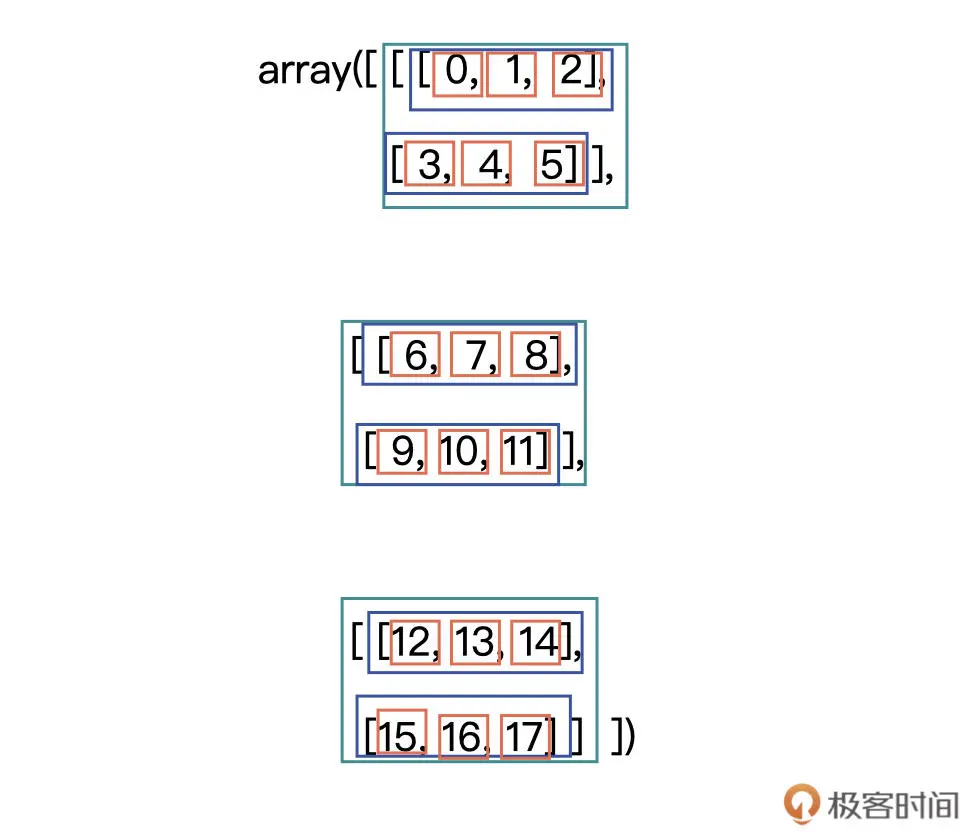
#> input picture images/pytorch_2.png, 977 x 838 px
$ python 8_rgb_pillow.py
#> lines starting #> are read from the running program, lines starting #| are printed output that depends on the picture
from PIL import Image
from matplotlib import pyplot as plt
import numpy as np

im = Image.open("../../images/pytorch_2.png")
#> im is the input picture: PIL image 977x838 RGB; mean R, G, B 246.9, 246.6, 246.9
im_pillow = np.asarray(im)

im_pillow_c1 = im_pillow[:, :, 0]
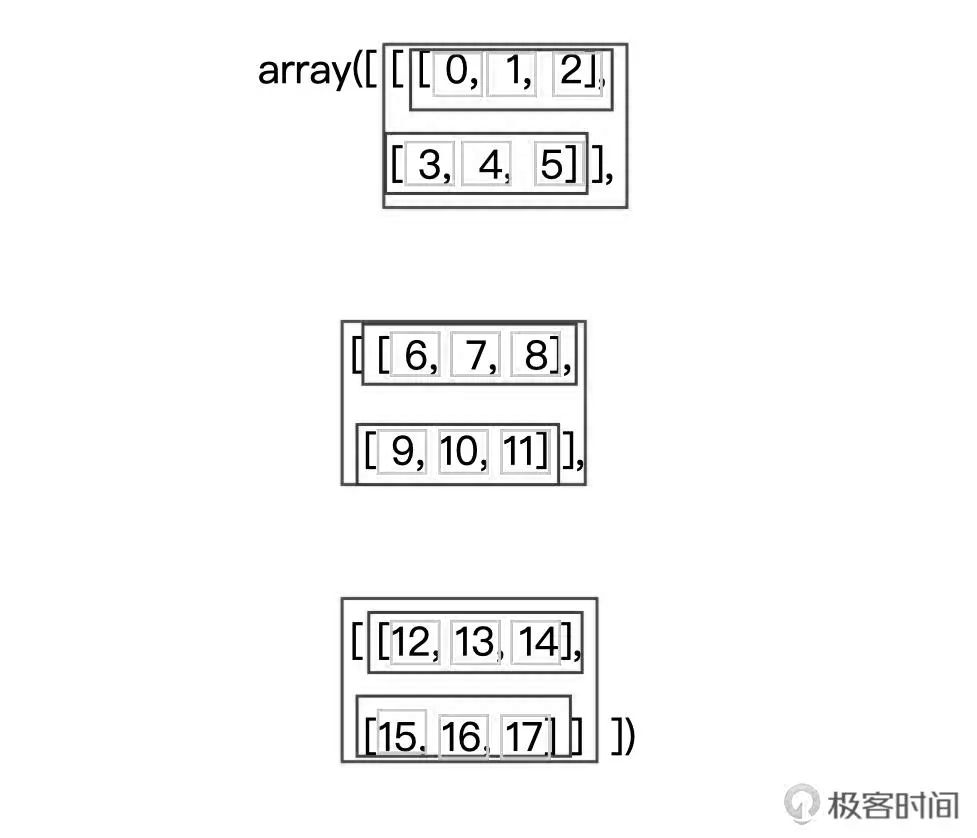
#> im_pillow_c1: shape (838, 977); min 0, max 255, mean 246.9
im_pillow_c2 = im_pillow[:, :, 1]
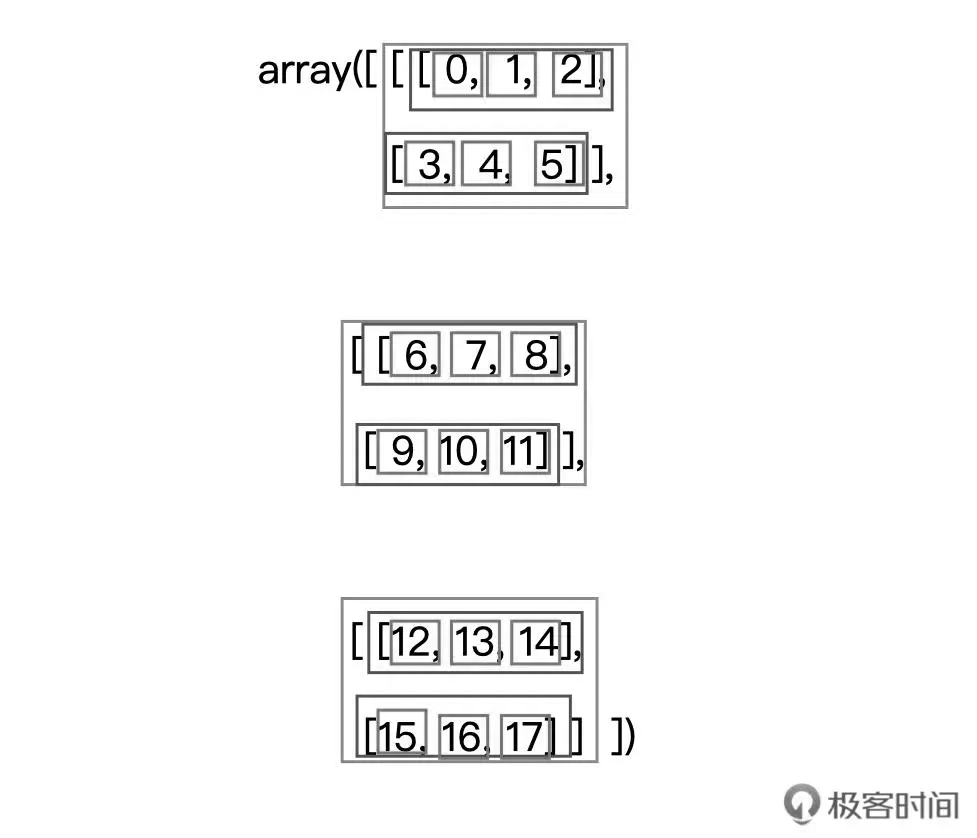
#> im_pillow_c2: shape (838, 977); min 0, max 255, mean 246.6
im_pillow_c3 = im_pillow[:, :, 2]

zeros = np.zeros((im_pillow.shape[0], im_pillow.shape[1], 2))
im_pillow_c1 = im_pillow_c1[:, :, np.newaxis]
im_pillow_c2_3ch = np.zeros(im_pillow.shape)
im_pillow_c2_3ch[:, :, 1] = im_pillow_c2
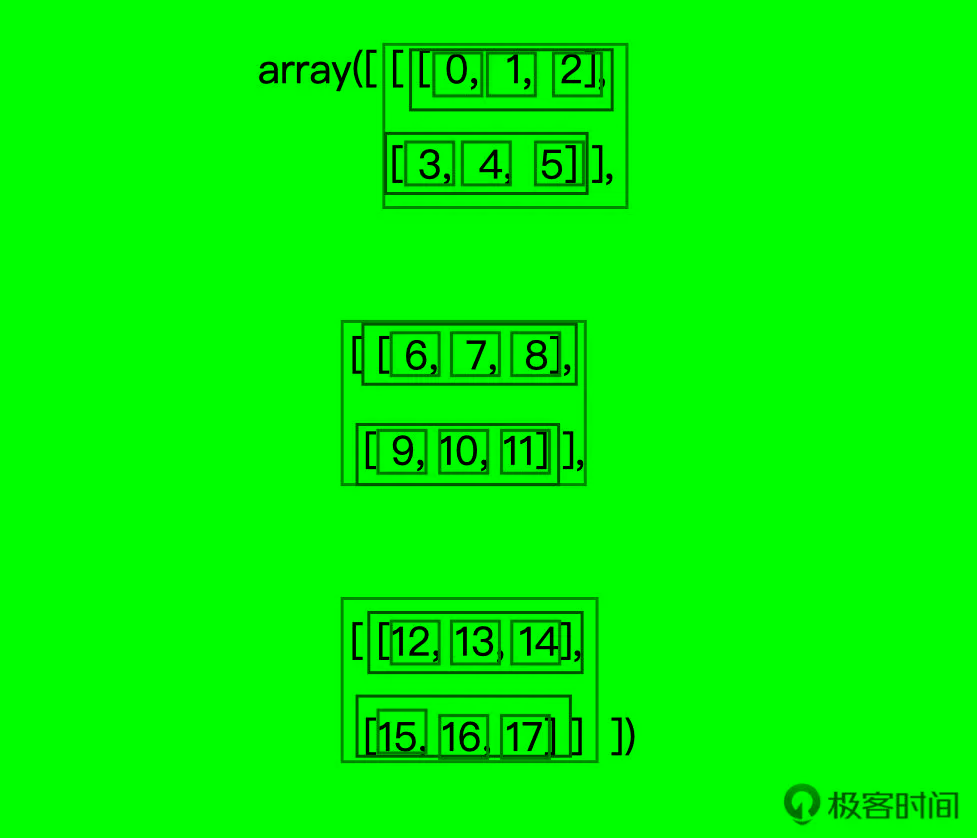
#> im_pillow_c2_3ch: shape (838, 977, 3) float64; mean of channels 0, 1, 2 0, 246.6, 0; drawn as R, G, B

im_pillow_c1_3ch = np.concatenate((im_pillow_c1, zeros), axis=2)
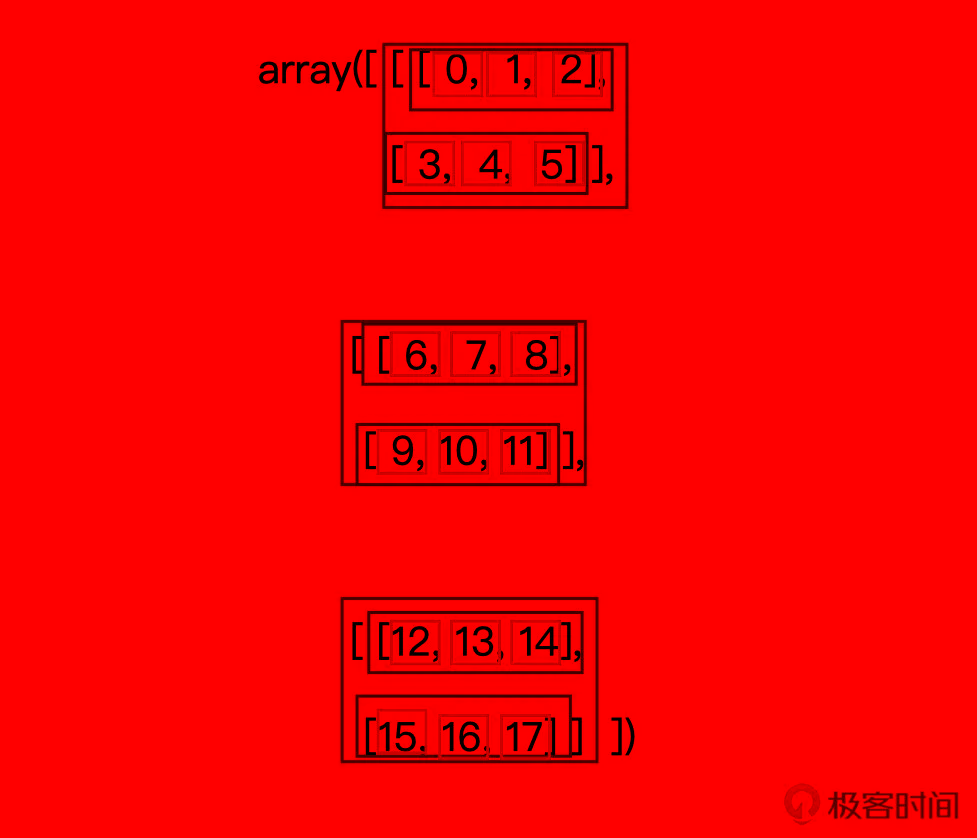
#> im_pillow_c1_3ch: shape (838, 977, 3) float64; mean of channels 0, 1, 2 246.9, 0, 0; drawn as R, G, B

im_pillow_c3_3ch = np.zeros(im_pillow.shape)
im_pillow_c3_3ch[:, :, 2] = im_pillow_c3
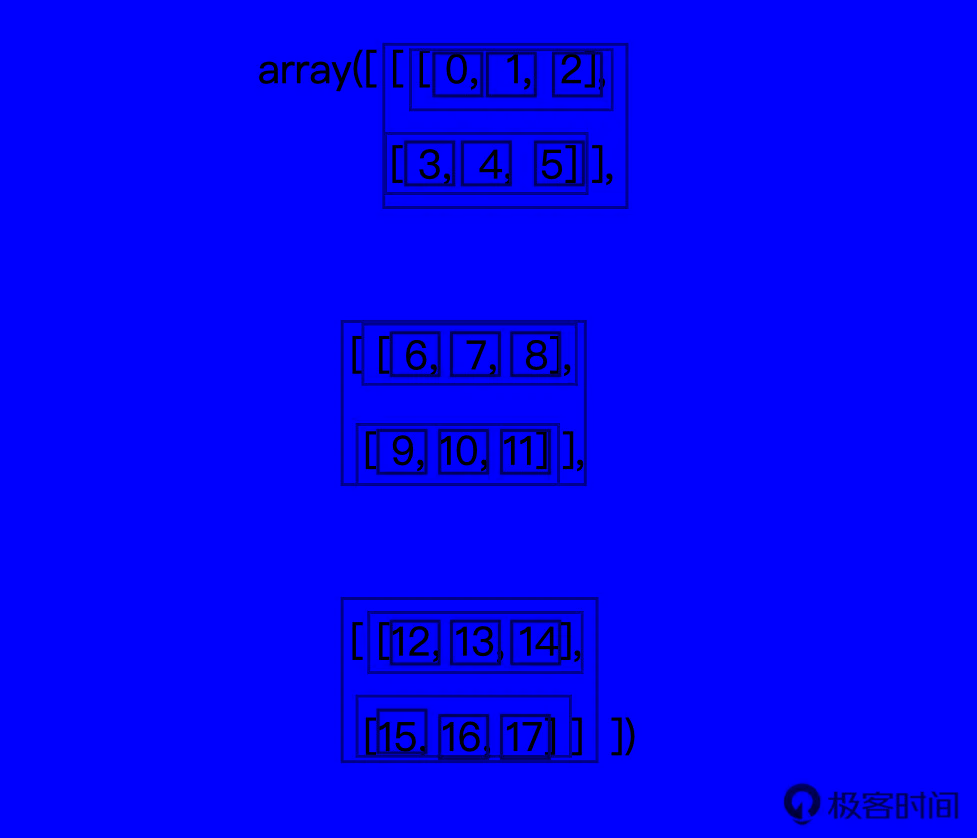
#> im_pillow_c3_3ch: shape (838, 977, 3) float64; mean of channels 0, 1, 2 0, 0, 246.9; drawn as R, G, B

plt.subplot(2, 2, 1)
plt.title("Origin Image")
plt.imshow(im_pillow)
plt.axis("off")
plt.subplot(2, 2, 2)
plt.title("Red Channel")
plt.imshow(im_pillow_c1_3ch.astype(np.uint8))
plt.axis("off")
plt.subplot(2, 2, 3)
plt.title("Green Channel")
plt.imshow(im_pillow_c2_3ch.astype(np.uint8))
plt.axis("off")
plt.subplot(2, 2, 4)
plt.title("Blue Channel")
plt.imshow(im_pillow_c3_3ch.astype(np.uint8))
plt.axis("off")
plt.savefig("./rgb_pillow.png", dpi=150)
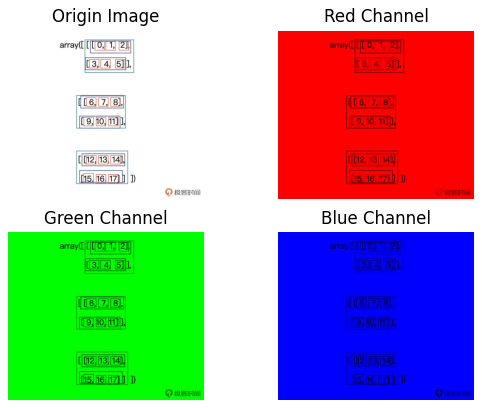
#> figure drawn by matplotlib, 4 panels

$ run again, with images/pytorch_1.png copied over images/pytorch_2.png
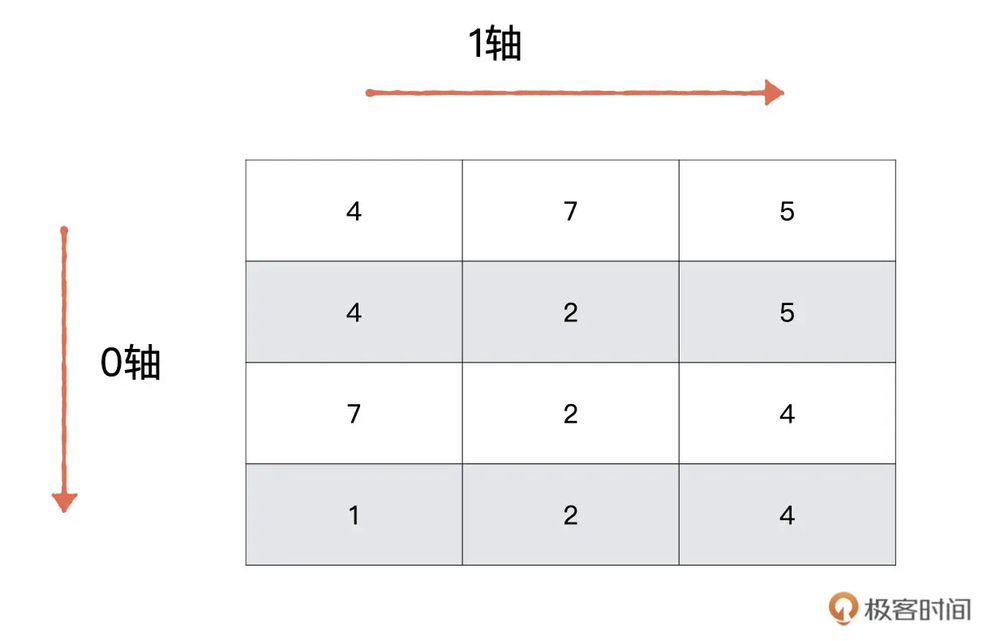
#> input picture images/pytorch_1.png, 1000 x 641 px, shrunk from 1233 x 790 before the run
#> im is the input picture: PIL image 1000x641 RGB; mean R, G, B 246.3, 246, 246.5
#> `im_pillow_c3_3ch[:, :, 2] = im_pillow_c3`:
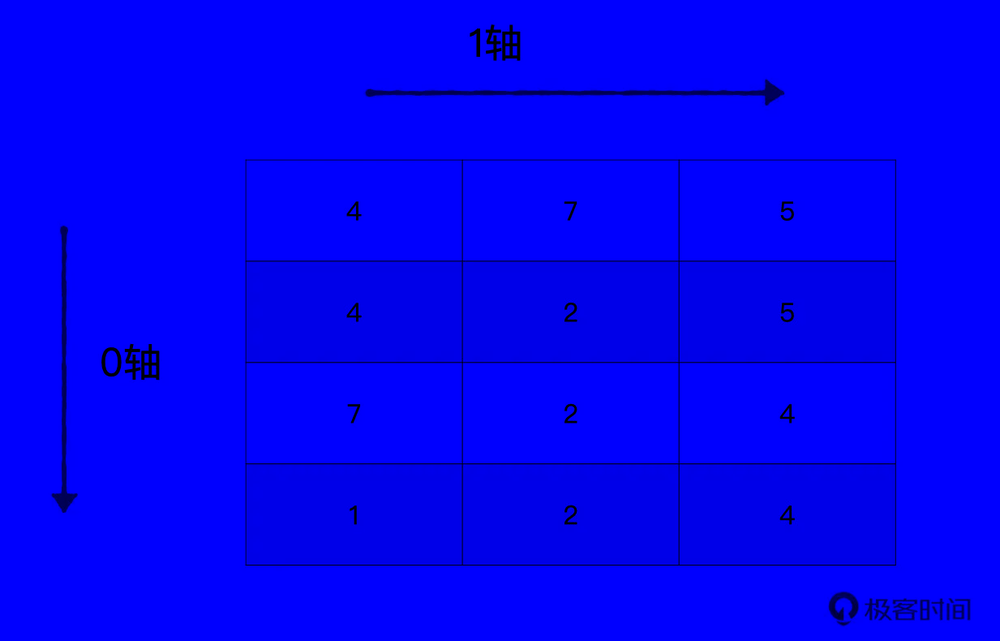
#> im_pillow_c3_3ch: shape (641, 1000, 3) float64; mean of channels 0, 1, 2 0, 0, 246.5; drawn as R, G, B
#> `plt.savefig("./rgb_pillow.png", dpi=150)`:
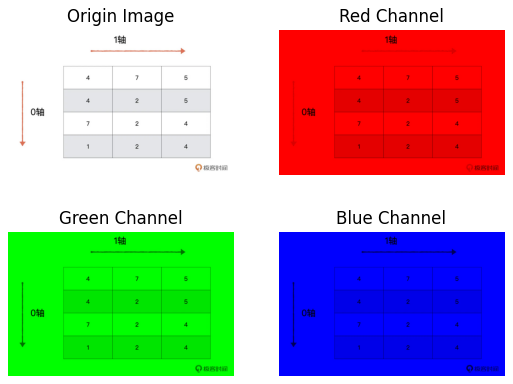
#> figure drawn by matplotlib, 4 panels

$ run again, with images/pytorch_3.png copied over images/pytorch_2.png
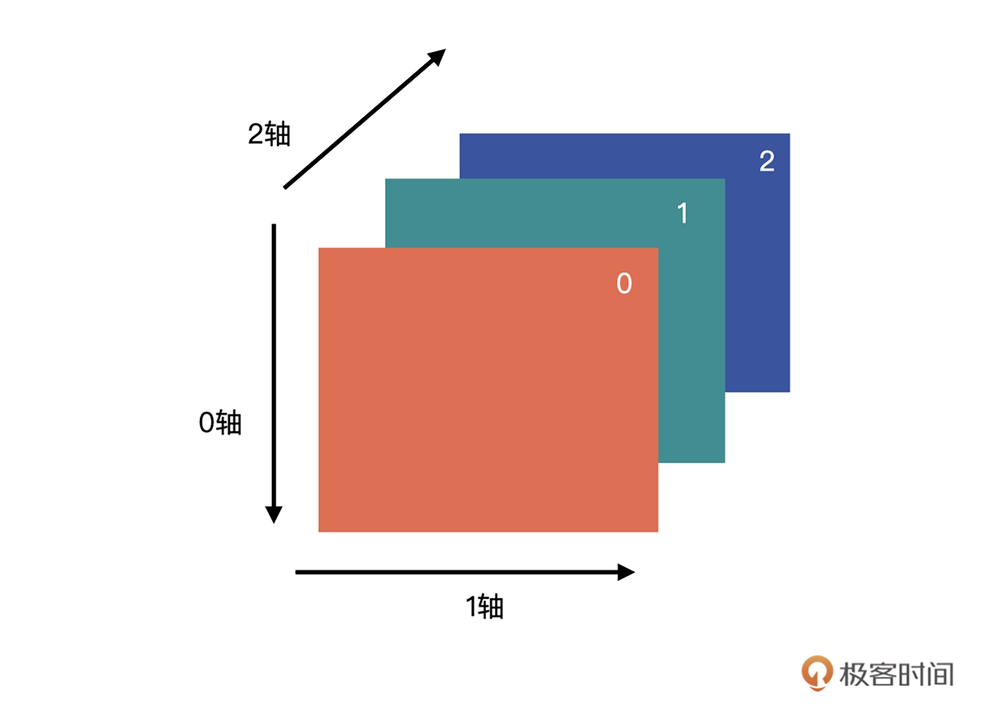
#> input picture images/pytorch_3.png, 987 x 715 px, shrunk from 1920 x 1391 before the run
#> im is the input picture: PIL image 987x715 RGB; mean R, G, B 230, 220, 219.5
#> `im_pillow_c3_3ch[:, :, 2] = im_pillow_c3`:
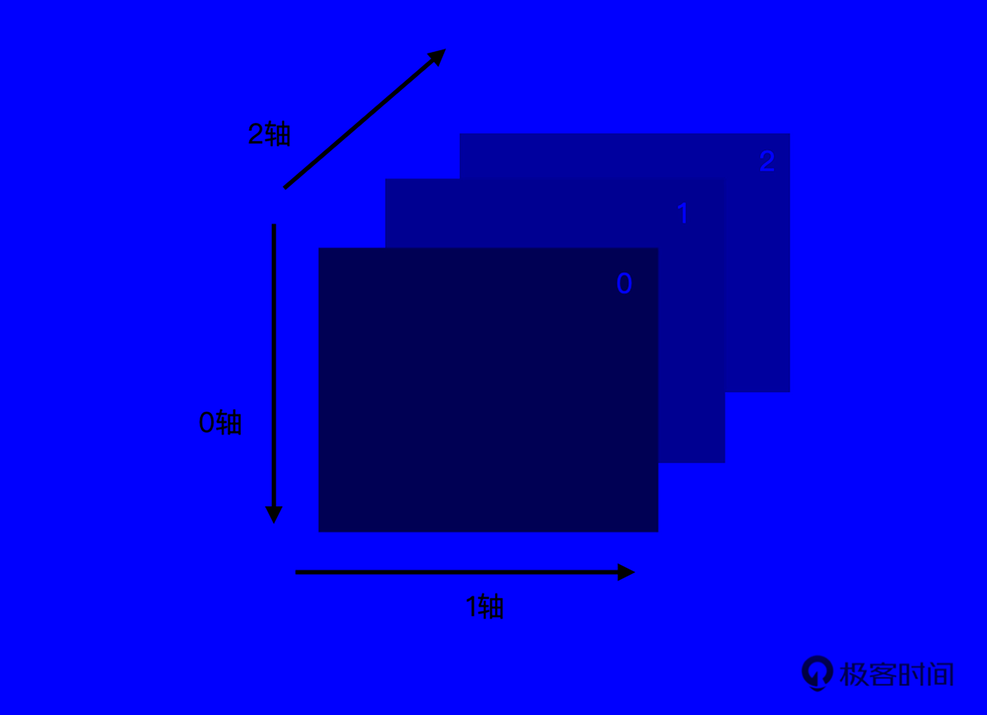
#> im_pillow_c3_3ch: shape (715, 987, 3) float64; mean of channels 0, 1, 2 0, 0, 219.5; drawn as R, G, B
#> `plt.savefig("./rgb_pillow.png", dpi=150)`:
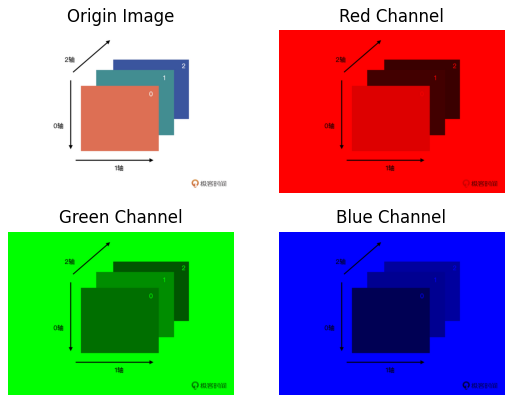
#> figure drawn by matplotlib, 4 panels

$ run again, with images/pytorch_4.png copied over images/pytorch_2.png
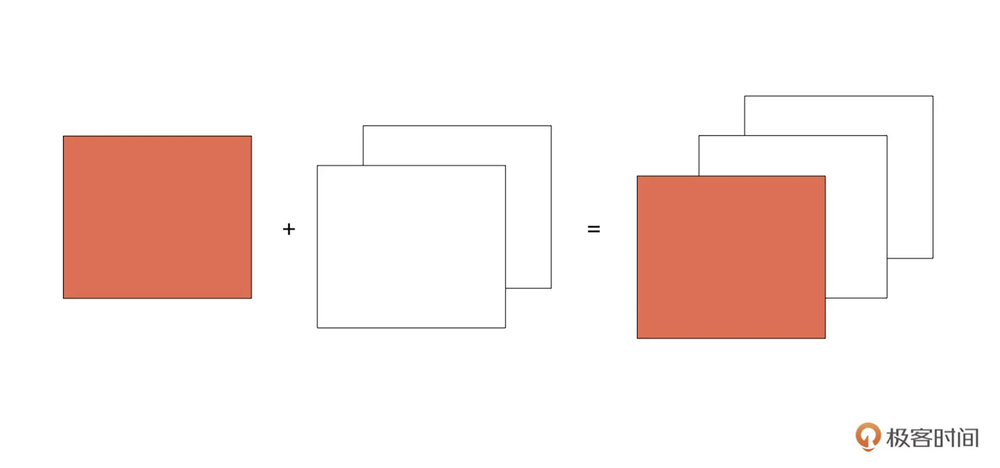
#> input picture images/pytorch_4.png, 1000 x 468 px, shrunk from 1920 x 899 before the run
#> im is the input picture: PIL image 1000x468 RGB; mean R, G, B 248.5, 234.6, 231.1
#> `im_pillow_c3_3ch[:, :, 2] = im_pillow_c3`:
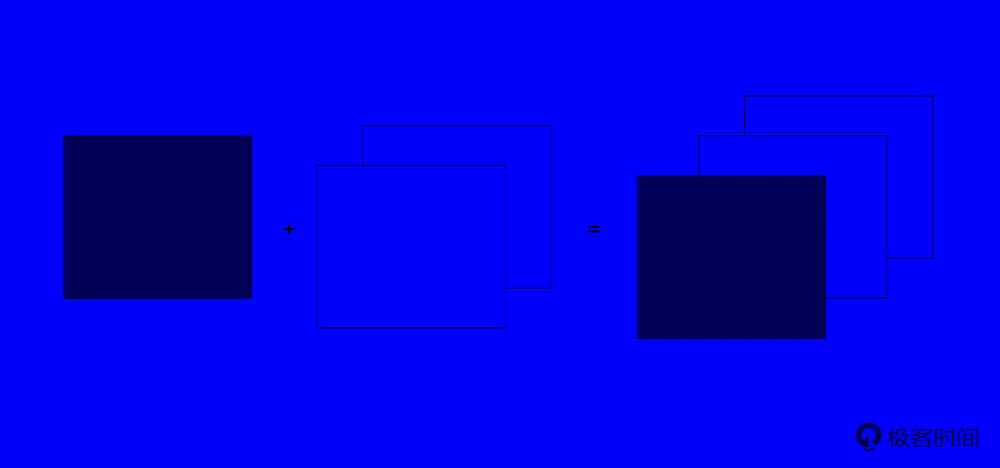
#> im_pillow_c3_3ch: shape (468, 1000, 3) float64; mean of channels 0, 1, 2 0, 0, 231.1; drawn as R, G, B
#> `plt.savefig("./rgb_pillow.png", dpi=150)`:
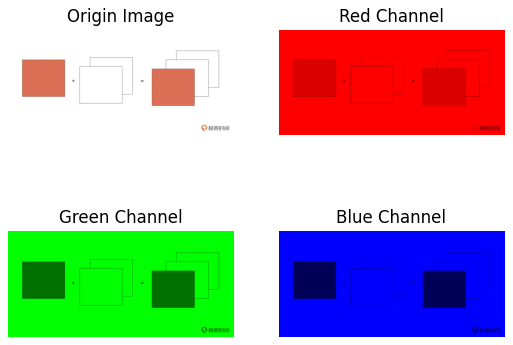
#> figure drawn by matplotlib, 4 panels
